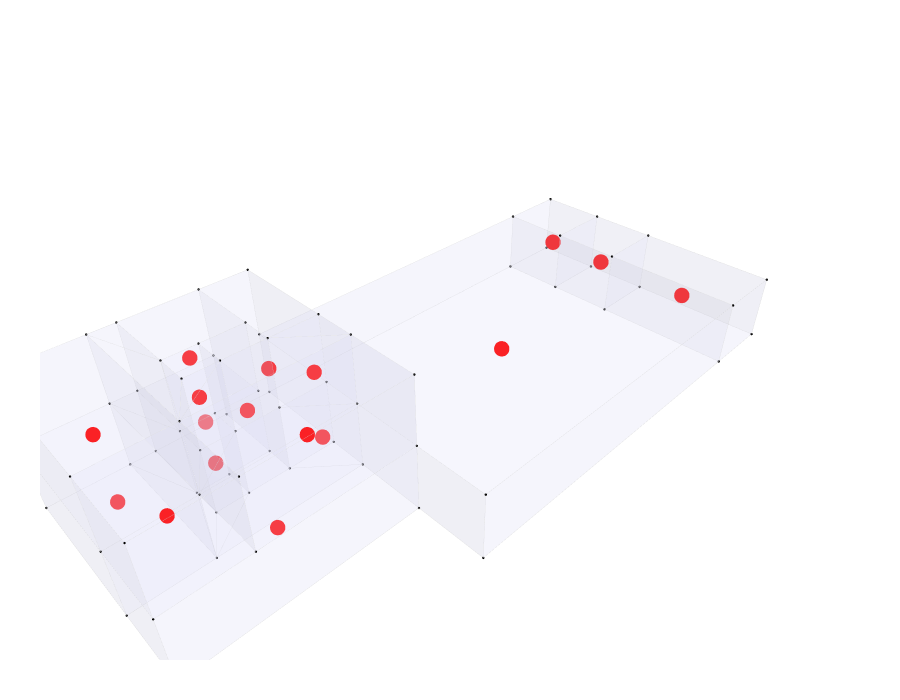

Notebook code cell kept with this figure:
### Markdown cell above
## 20. Show the geometry and the access graph

### Code cell
Topology.Show(
    cc,
    g2,

    vertexSizeKey="size",
    vertexColorKey="color",
    edgeWidthKey="width",
    edgeColorKey="color",

    faceOpacity=0.15,
    faceColor=[220,220,245],

    edgeWidth=0.5,
    edgeColor="lightgray",

    backgroundColor="white",
    width=900,
    height=700,
    renderer=renderer
)

### Figure 1 — Plotly figure (JSON) as saved in the notebook; plotly's stock layout.template omitted (floating-point values rounded to 4 significant figures; data arrays with more than 128 entries replaced by an {"elided": "..."} marker saying what was removed)
{"data": [{"customdata": ["", "", "", "", "", "", "", "", "", "", "", "", "", "", "", "", "", "", "", "", "", "", "", "", "", "", "", "", "", "", "", "", "", "", "", "", "", "", "", "", "", "", "", "", "", "", "", "", "", "", "", "", "", "", "", "", "", "", "", "", "", "", "", "", "", "", "", "", "", "", ""], "hoverinfo": "text", "hovertemplate": ["Click ", "Click ", "Click ", "Click ", "Click ", "Click ", "Click ", "Click ", "Click ", "Click ", "Click ", "Click ", "Click ", "Click ", "Click ", "Click ", "Click ", "Click ", "Click ", "Click ", "Click ", "Click ", "Click ", "Click ", "Click ", "Click ", "Click ", "Click ", "Click ", "Click ", "Click ", "Click ", "Click ", "Click ", "Click ", "Click ", "Click ", "Click ", "Click ", "Click ", "Click ", "Click ", "Click ", "Click ", "Click ", "Click ", "Click ", "Click ", "Click ", "Click ", "Click ", "Click ", "Click ", "Click ", "Click ", "Click ", "Click ", "Click ", "Click ", "Click ", "Click ", "Click ", "Click ", "Click ", "Click ", "Click ", "Click ", "Click ", "Click ", "Click ", "Click "], "hovertext": ["", "", "", "", "", "", "", "", "", "", "", "", "", "", "", "", "", "", "", "", "", "", "", "", "", "", "", "", "", "", "", "", "", "", "", "", "", "", "", "", "", "", "", "", "", "", "", "", "", "", "", "", "", "", "", "", "", "", "", "", "", "", "", "", "", "", "", "", "", "", ""], "legendgroup": "1", "legendrank": 1, "marker": {"color": ["#000000", "#000000", "#000000", "#000000", "#000000", "#000000", "#000000", "#000000", "#000000", "#000000", "#000000", "#000000", "#000000", "#000000", "#000000", "#000000", "#000000", "#000000", "#000000", "#000000", "#000000", "#000000", "#000000", "#000000", "#000000", "#000000", "#000000", "#000000", "#000000", "#000000", "#000000", "#000000", "#000000", "#000000", "#000000", "#000000", "#000000", "#000000", "#000000", "#000000", "#000000", "#000000", "#000000", "#000000", "#000000", "#000000", "#000000", "#000000", "#000000", "#000000", "#000000", "#000000", "#000000", "#000000", "#000000", "#000000", "#000000", "#000000", "#000000", "#000000", "#000000", "#000000", "#000000", "#000000", "#000000", "#000000", "#000000", "#000000", "#000000", "#000000", "#000000"], "line": {"width": 0}, "opacity": 1, "size": [2.8, 2.8, 2.8, 2.8, 2.8, 2.8, 2.8, 2.8, 2.8, 2.8, 2.8, 2.8, 2.8, 2.8, 2.8, 2.8, 2.8, 2.8, 2.8, 2.8, 2.8, 2.8, 2.8, 2.8, 2.8, 2.8, 2.8, 2.8, 2.8, 2.8, 2.8, 2.8, 2.8, 2.8, 2.8, 2.8, 2.8, 2.8, 2.8, 2.8, 2.8, 2.8, 2.8, 2.8, 2.8, 2.8, 2.8, 2.8, 2.8, 2.8, 2.8, 2.8, 2.8, 2.8, 2.8, 2.8, 2.8, 2.8, 2.8, 2.8, 2.8, 2.8, 2.8, 2.8, 2.8, 2.8, 2.8, 2.8, 2.8, 2.8, 2.8], "sizemode": "diameter", "symbol": "circle"}, "mode": "markers", "name": "1: Untitled (Vertices)", "showlegend": false, "text": ["", "", "", "", "", "", "", "", "", "", "", "", "", "", "", "", "", "", "", "", "", "", "", "", "", "", "", "", "", "", "", "", "", "", "", "", "", "", "", "", "", "", "", "", "", "", "", "", "", "", "", "", "", "", "", "", "", "", "", "", "", "", "", "", "", "", "", "", "", "", ""], "type": "scatter3d", "x": [-2.8, 0, 0, -2.8, -2.8, -2.8, -2.8, 0, 0, 0, -2.8, -2.8, -2.8, -2.8, 0, 21, 21, 21, 21, 0, 0, 0, 0, 0, 0, 21, 21, 21, 21, -5.2, -5.2, -8.4, -7, -7, -8.4, -7, -7, -8.4, -8.4, -7, -7, -5.2, -5.2, -5.2, -5.2, -7, -7, 0, -7, -8.4, -8.4, 25.2, 25.2, 25.2, 25.2, 25.2, 25.2, 25.2, 25.2, -12.6, -12.6, -12.6, -8.4, -12.6, -12.6, -12.6, 0, -8.4, -12.6, -12.6, -12.6], "y": [16.8, 16.8, 10.8, 10.8, 12.6, 16.8, 16.8, 16.8, 16.8, 10.8, 10.8, 12.6, 12.6, 10.8, 10.8, 16.8, 12.6, 8.4, 0, 0, 4.2, 8.4, 8.4, 4.2, 0, 0, 8.4, 12.6, 16.8, 10.8, 10.8, 8.4, 10.8, 10.8, 8.4, 12.6, 12.6, 16.8, 16.8, 16.8, 16.8, 12.6, 12.6, 12.6, 10.8, 16.8, 12.6, 8.4, 10.8, 8.4, 16.8, 16.8, 12.6, 16.8, 12.6, 8.4, 8.4, 0, 0, 8.4, 4.2, 8.4, 4.2, 4.2, 16.8, 16.8, 4.2, 4.2, 16.8, 8.4, 4.2], "z": [0, 0, 0, 0, 0, 4, 8, 8, 4, 4, 4, 4, 8, 8, 8, 0, 0, 0, 0, 0, 0, 0, 4, 4, 4, 4, 4, 4, 4, 0, 4, 0, 4, 0, 4, 4, 0, 0, 4, 4, 0, 0, 4, 8, 8, 8, 8, 8, 8, 8, 8, 0, 0, 4, 4, 0, 4, 0, 4, 0, 0, 4, 4, 4, 0, 4, 8, 8, 8, 8, 8]}, {"hoverinfo": "text", "hovertext": [], "legendgroup": "2", "legendrank": 2, "line": {"color": "#D3D3D3", "dash": "solid", "width": 0.5}, "marker": {"color": "#D3D3D3", "size": 0.125, "symbol": "circle"}, "mode": "markers+lines", "name": "1: Untitled (Edges)", "showlegend": false, "text": [], "type": "scatter3d", "x": {"elided": "468 float values"}, "y": {"elided": "468 float values"}, "z": {"elided": "468 int values"}}, {"cmax": 1, "cmin": 0, "color": "#DCDCF5", "colorscale": [[0, "#440154"], [0.1111, "#482878"], [0.2222, "#3e4989"], [0.3333, "#31688e"], [0.4444, "#26828e"], [0.5556, "#1f9e89"], [0.6667, "#35b779"], [0.7778, "#6ece58"], [0.8889, "#b5de2b"], [1, "#fde725"]], "flatshading": true, "hoverinfo": "text", "hovertext": "", "i": {"elided": "212 int values"}, "j": {"elided": "212 int values"}, "k": {"elided": "212 int values"}, "legendgroup": "3", "legendrank": 3, "lighting": {"facenormalsepsilon": 0}, "name": "1: Untitled (Faces)", "opacity": 0.15, "showlegend": false, "showscale": false, "text": "", "type": "mesh3d", "x": [-2.8, 0, -2.8, 0, -2.8, 0, -2.8, 0, -2.8, 0, -2.8, -2.8, -2.8, -2.8, 0, 0, 21, 21, 0, 0, 21, 21, 0, 21, 0, 0, 21, 21, 21, -5.2, -5.2, -8.4, -7, -7, -8.4, -7, -7, -8.4, -8.4, -7, -7, -5.2, -5.2, -5.2, -5.2, -7, -7, 0, -7, -8.4, -8.4, 25.2, 25.2, 25.2, 25.2, 25.2, 25.2, 25.2, 25.2, -12.6, -12.6, -12.6, -8.4, -12.6, -12.6, -12.6, 0, -8.4, -12.6, -12.6, -12.6], "y": [12.6, 10.8, 10.8, 16.8, 16.8, 16.8, 16.8, 16.8, 16.8, 10.8, 10.8, 10.8, 12.6, 12.6, 10.8, 4.2, 8.4, 0, 0, 8.4, 12.6, 16.8, 8.4, 0, 4.2, 0, 8.4, 12.6, 16.8, 10.8, 10.8, 8.4, 10.8, 10.8, 8.4, 12.6, 12.6, 16.8, 16.8, 16.8, 16.8, 12.6, 12.6, 12.6, 10.8, 16.8, 12.6, 8.4, 10.8, 8.4, 16.8, 16.8, 12.6, 16.8, 12.6, 8.4, 8.4, 0, 0, 4.2, 8.4, 8.4, 4.2, 4.2, 16.8, 16.8, 4.2, 4.2, 16.8, 8.4, 4.2], "z": [0, 0, 0, 0, 0, 4, 4, 8, 8, 4, 4, 8, 8, 4, 8, 0, 0, 0, 0, 0, 0, 0, 4, 4, 4, 4, 4, 4, 4, 4, 0, 0, 4, 0, 4, 4, 0, 4, 0, 4, 0, 0, 4, 8, 8, 8, 8, 8, 8, 8, 8, 0, 0, 4, 4, 0, 4, 0, 4, 0, 0, 4, 4, 4, 0, 4, 8, 8, 8, 8, 8]}, {"customdata": ["", "", "", "", "", "", "", "", "", "", "", "", "", "", "", "", ""], "hoverinfo": "text", "hovertemplate": ["Click ", "Click ", "Click ", "Click ", "Click ", "Click ", "Click ", "Click ", "Click ", "Click ", "Click ", "Click ", "Click ", "Click ", "Click ", "Click ", "Click "], "hovertext": ["", "", "", "", "", "", "", "", "", "", "", "", "", "", "", "", ""], "legendgroup": "5", "legendrank": 5, "marker": {"color": ["#FF0000", "#FF0000", "#FF0000", "#FF0000", "#FF0000", "#FF0000", "#FF0000", "#FF0000", "#FF0000", "#FF0000", "#FF0000", "#FF0000", "#FF0000", "#FF0000", "#FF0000", "#FF0000", "#FF0000"], "line": {"width": 0}, "opacity": 1, "size": [18, 18, 18, 18, 18, 18, 18, 18, 18, 18, 18, 18, 18, 18, 18, 18, 18], "sizemode": "diameter", "symbol": "circle"}, "mode": "markers", "name": "2: Untitled Graph (Vertices)", "showlegend": false, "text": ["", "", "", "", "", "", "", "", "", "", "", "", "", "", "", "", ""], "type": "scatter3d", "x": [10.5, -6.3, -1.4, 23.1, -1.4, -10.5, -10.5, 23.1, -4.9, -4, -4.2, -6.1, -6.1, -4.9, 23.1, -10.5, -1.4], "y": [8.4, 6.3, 9.6, 10.5, 9.6, 12.6, 12.6, 4.2, 14.7, 11.7, 6.3, 11.7, 11.7, 14.7, 14.7, 6.3, 13.8], "z": [2, 2, 6, 2, 2, 6, 2, 2, 2, 4, 6, 6, 2, 6, 2, 6, 4]}], "layout": {"autosize": true, "height": 700, "margin": {"b": 40, "l": 40, "r": 40, "t": 40}, "paper_bgcolor": "#FFFFFF", "plot_bgcolor": "#FFFFFF", "scene": {"aspectmode": "data", "camera": {"center": {"x": 0, "y": 0, "z": 0}, "eye": {"x": -1.25, "y": -1.25, "z": 1.25}, "projection": {"type": "perspective"}, "up": {"x": 0, "y": 0, "z": 1}}, "xaxis": {"visible": false}, "yaxis": {"visible": false}, "zaxis": {"visible": false}}, "showlegend": true, "width": 900, "xaxis": {"showgrid": false, "visible": false, "zeroline": false}, "yaxis": {"showgrid": false, "visible": false, "zeroline": false}}}
